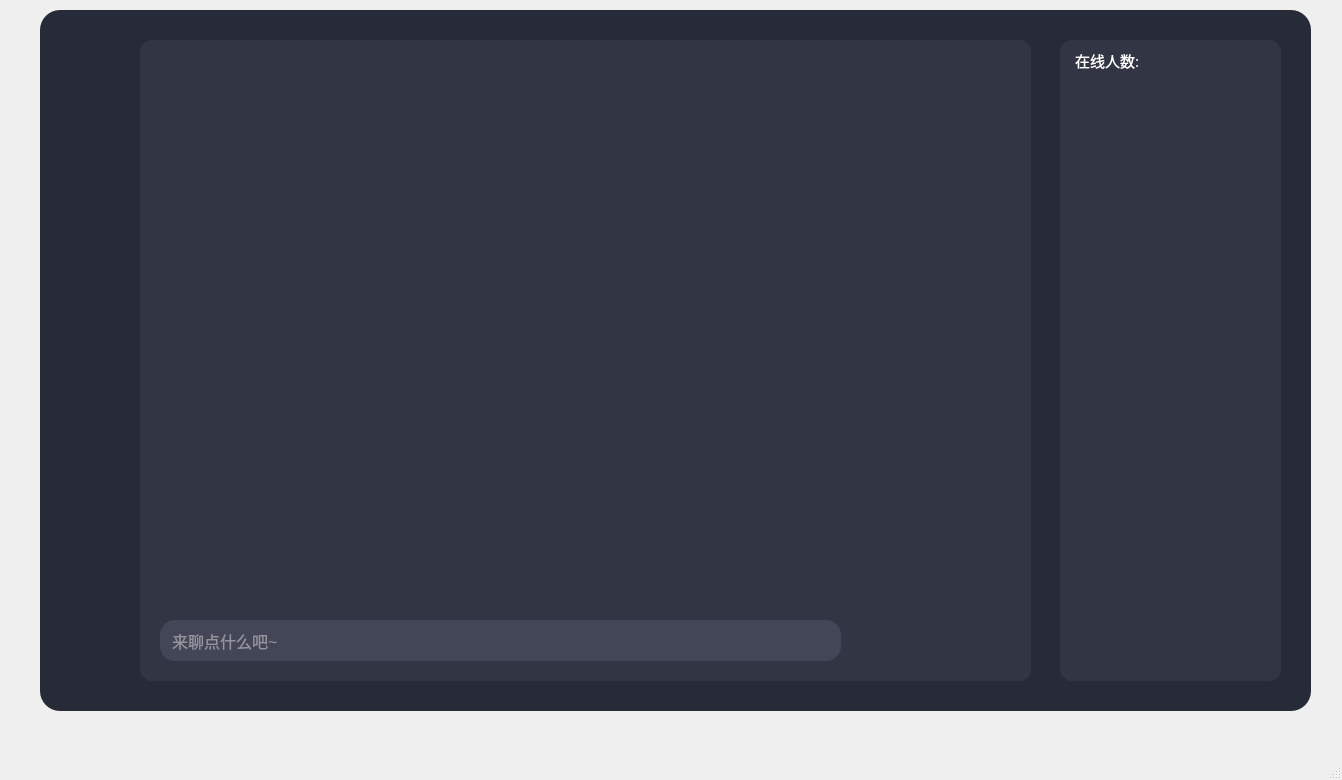
<?xml version="1.0" encoding="UTF-8"?>
<ui version="4.0">
 <class>MainWindow</class>
 <widget class="QMainWindow" name="MainWindow">
  <property name="geometry">
   <rect>
    <x>0</x>
    <y>0</y>
    <width>1342</width>
    <height>780</height>
   </rect>
  </property>
  <property name="windowTitle">
   <string>MainWindow</string>
  </property>
  <widget class="QWidget" name="centralwidget">
   <widget class="QWidget" name="widget" native="true">
    <property name="geometry">
     <rect>
      <x>40</x>
      <y>10</y>
      <width>1271</width>
      <height>701</height>
     </rect>
    </property>
    <property name="styleSheet">
     <string notr="true">background-color: rgb(39, 42, 55);
border-radius: 20px</string>
    </property>
    <widget class="QLabel" name="label">
     <property name="geometry">
      <rect>
       <x>20</x>
       <y>20</y>
       <width>71</width>
       <height>71</height>
      </rect>
     </property>
     <property name="text">
      <string/>
     </property>
     <property name="pixmap">
      <pixmap resource="../qrc/user.qrc">:/user/test/user.png</pixmap>
     </property>
    </widget>
    <widget class="QWidget" name="widget_2" native="true">
     <property name="geometry">
      <rect>
       <x>100</x>
       <y>30</y>
       <width>891</width>
       <height>641</height>
      </rect>
     </property>
     <property name="styleSheet">
      <string notr="true">background-color: rgb(50, 54, 68);
border-radius: 12px</string>
     </property>
     <widget class="QPushButton" name="pushButton">
      <property name="geometry">
       <rect>
        <x>710</x>
        <y>580</y>
        <width>41</width>
        <height>41</height>
       </rect>
      </property>
      <property name="styleSheet">
       <string notr="true">QPushButton#pushButton{
background-color:rgba(0,0,0,0);
color:rgba(255,255,255,200);
border-radius:5px;
}
QPushButton#pushButton:hover{
background-color:rgba(25,25,25,55);
color:rgba(255,255,255,200);
border-radius:5px;
}
QPushButton#pushButton:pressed{
padding-left:5px;
padding-top:5px;
background-color:rgba(2,65,118,100);
}</string>
      </property>
      <property name="text">
       <string/>
      </property>
      <property name="icon">
       <iconset resource="../qrc/picture.qrc">
        <normaloff>:/pic/test/picture.png</normaloff>:/pic/test/picture.png</iconset>
      </property>
      <property name="iconSize">
       <size>
        <width>36</width>
        <height>36</height>
       </size>
      </property>
      <property name="default">
       <bool>true</bool>
      </property>
     </widget>
     <widget class="QPushButton" name="pushButton_3">
      <property name="geometry">
       <rect>
        <x>810</x>
        <y>580</y>
        <width>71</width>
        <height>41</height>
       </rect>
      </property>
      <property name="styleSheet">
       <string notr="true">QPushButton#pushButton{
background-color:rgba(2,65,118,255);
color:rgba(255,255,255,200);
border-radius:5px;
}
QPushButton#pushButton:hover{
background-color:rgba(2,65,118,150);
color:rgba(255,255,255,200);
border-radius:5px;
}
QPushButton#pushButton:pressed{
padding-left:5px;
padding-top:5px;
background-color:rgba(2,65,118,100);
}</string>
      </property>
      <property name="text">
       <string/>
      </property>
      <property name="icon">
       <iconset resource="../qrc/res.qrc">
        <normaloff>:/res/test/response-fill.png</normaloff>:/res/test/response-fill.png</iconset>
      </property>
      <property name="iconSize">
       <size>
        <width>36</width>
        <height>36</height>
       </size>
      </property>
      <property name="default">
       <bool>false</bool>
      </property>
     </widget>
     <widget class="QPushButton" name="pushButton_2">
      <property name="geometry">
       <rect>
        <x>760</x>
        <y>580</y>
        <width>41</width>
        <height>41</height>
       </rect>
      </property>
      <property name="styleSheet">
       <string notr="true">QPushButton#pushButton{
background-color:rgba(0,0,0,0);
color:rgba(255,255,255,200);
border-radius:5px;
}
QPushButton#pushButton:hover{
background-color:rgba(25,25,25,55);
color:rgba(255,255,255,200);
border-radius:5px;
}
QPushButton#pushButton:pressed{
padding-left:5px;
padding-top:5px;
background-color:rgba(2,65,118,100);
}</string>
      </property>
      <property name="text">
       <string/>
      </property>
      <property name="icon">
       <iconset resource="../qrc/text.qrc">
        <normaloff>:/text/test/document.png</normaloff>:/text/test/document.png</iconset>
      </property>
      <property name="iconSize">
       <size>
        <width>32</width>
        <height>32</height>
       </size>
      </property>
      <property name="default">
       <bool>true</bool>
      </property>
     </widget>
     <widget class="QTextBrowser" name="textBrowser">
      <property name="geometry">
       <rect>
        <x>20</x>
        <y>20</y>
        <width>851</width>
        <height>541</height>
       </rect>
      </property>
      <property name="font">
       <font>
        <family>Arial</family>
        <pointsize>12</pointsize>
       </font>
      </property>
      <property name="styleSheet">
       <string notr="true"/>
      </property>
     </widget>
     <widget class="QLineEdit" name="lineEdit">
      <property name="geometry">
       <rect>
        <x>20</x>
        <y>580</y>
        <width>681</width>
        <height>41</height>
       </rect>
      </property>
      <property name="font">
       <font>
        <family>Arial</family>
        <pointsize>12</pointsize>
       </font>
      </property>
      <property name="styleSheet">
       <string notr="true">QLineEdit{
	color: rgba(235, 235, 235, 245);
	background-color: rgb(66, 70, 86);
	border-radius: 15px;
	padding: 10px
}
QLineEdit:focus{
    border: 1px solid gray;
}</string>
      </property>
      <property name="inputMask">
       <string comment="~"/>
      </property>
      <property name="text">
       <string/>
      </property>
      <property name="placeholderText">
       <string>来聊点什么吧~</string>
      </property>
     </widget>
    </widget>
    <widget class="QWidget" name="widget_3" native="true">
     <property name="geometry">
      <rect>
       <x>1020</x>
       <y>30</y>
       <width>221</width>
       <height>641</height>
      </rect>
     </property>
     <property name="styleSheet">
      <string notr="true">background-color: rgb(50, 54, 68);
border-radius: 12px</string>
     </property>
     <widget class="QTextBrowser" name="on_line_user">
      <property name="geometry">
       <rect>
        <x>15</x>
        <y>40</y>
        <width>192</width>
        <height>591</height>
       </rect>
      </property>
     </widget>
     <widget class="QLabel" name="label_2">
      <property name="geometry">
       <rect>
        <x>15</x>
        <y>10</y>
        <width>101</width>
        <height>21</height>
       </rect>
      </property>
      <property name="sizePolicy">
       <sizepolicy hsizetype="Preferred" vsizetype="Preferred">
        <horstretch>1</horstretch>
        <verstretch>1</verstretch>
       </sizepolicy>
      </property>
      <property name="minimumSize">
       <size>
        <width>1</width>
        <height>1</height>
       </size>
      </property>
      <property name="sizeIncrement">
       <size>
        <width>1</width>
        <height>1</height>
       </size>
      </property>
      <property name="baseSize">
       <size>
        <width>2</width>
        <height>2</height>
       </size>
      </property>
      <property name="font">
       <font>
        <family>宋体</family>
        <pointsize>11</pointsize>
        <weight>50</weight>
        <italic>false</italic>
        <bold>false</bold>
        <underline>false</underline>
        <strikeout>false</strikeout>
       </font>
      </property>
      <property name="styleSheet">
       <string notr="true">color: rgba(255, 255, 255, 255);</string>
      </property>
      <property name="text">
       <string>在线人数: </string>
      </property>
     </widget>
     <widget class="QLabel" name="on_line_user_nums">
      <property name="geometry">
       <rect>
        <x>90</x>
        <y>10</y>
        <width>31</width>
        <height>21</height>
       </rect>
      </property>
      <property name="font">
       <font>
        <family>宋体</family>
        <pointsize>11</pointsize>
       </font>
      </property>
      <property name="styleSheet">
       <string notr="true">color: rgba(255, 255, 255, 255);</string>
      </property>
      <property name="text">
       <string/>
      </property>
     </widget>
    </widget>
   </widget>
  </widget>
  <widget class="QMenuBar" name="menubar">
   <property name="geometry">
    <rect>
     <x>0</x>
     <y>0</y>
     <width>1342</width>
     <height>25</height>
    </rect>
   </property>
  </widget>
  <widget class="QStatusBar" name="statusbar"/>
 </widget>
 <resources>
  <include location="../qrc/user.qrc"/>
  <include location="../qrc/res.qrc"/>
  <include location="../qrc/text.qrc"/>
  <include location="../qrc/picture.qrc"/>
 </resources>
 <connections/>
</ui>
